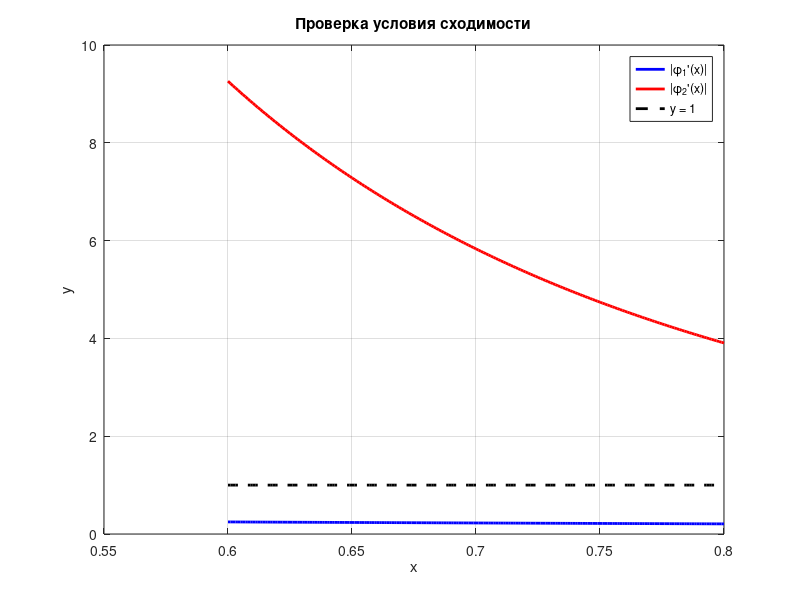

Source code (MATLAB):
a = 0.6;
b = 0.8;
x = a:0.001:b;

% Вычисляем модули производных
phi1_deriv = 1 ./ (2 * (x + 1).^(3/2));
phi2_deriv = 2 ./ (x.^3);

% Строим графики
plot(x, phi1_deriv, 'b', 'LineWidth', 2);
hold on;
plot(x, phi2_deriv, 'r', 'LineWidth', 2);
plot(x, ones(size(x)), 'k--', 'LineWidth', 2);
grid on;

legend('|φ_1''(x)|', '|φ_2''(x)|', 'y = 1');
title('Проверка условия сходимости');
xlabel('x');
ylabel('y');
